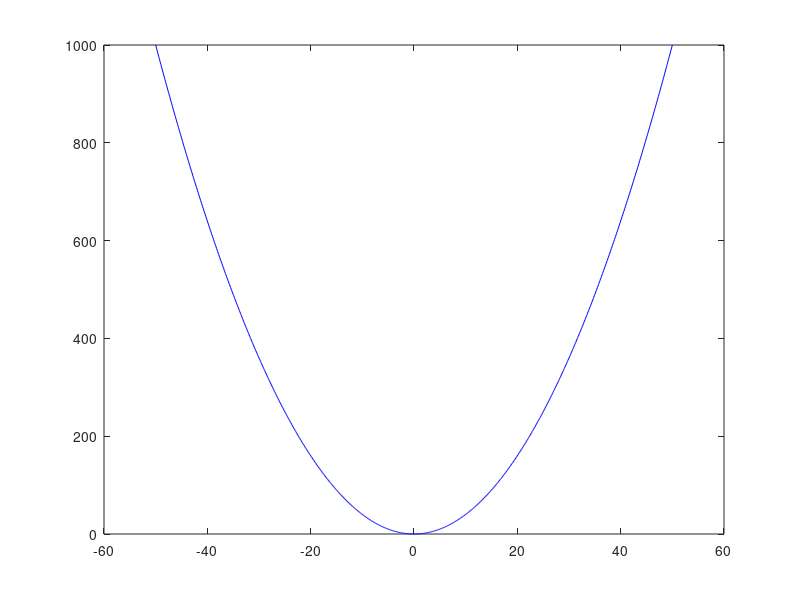

Recreate this plot in MATLAB. (Note: this script raises an error after producing the figure.)
clc
clear all
f=@(y) y.^2-0.6*y.^2;
gb=@(y,yk) 0.6*yk^2+1.2*yk*(y-yk);
% y=-10:10;
% ykv=-20:0;
% for i=1:length(ykv)
%     yk=ykv(i);
% 
% plot(y,gb(y,yk))
% hold on
% end
y=-50:0.1:50;
plot(y,f(y),'b')
hold on
[a,b]=min(f(y));
val=y(b);

xk=-50;

for i=1:40
    yk=xk;
cvx_begin quiet
variable x
g=0.6*xk^2+1.2*xk*(x-xk);
yk;
plot(y,y.^2-gb(y,yk))
hold on
minimize x^2-g
subject to
x>=-30;
x<=10;
cvx_end
scatter(x,cvx_optval)
xk=x;
end
axis([-50 50 -10 1500])